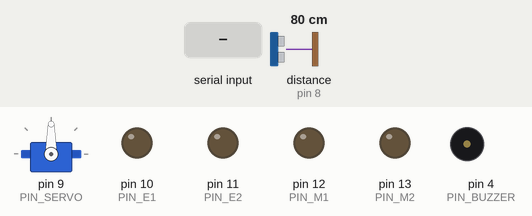
This sketch was run on a simulated Arduino Mega 2560, built with avr-gcc and run on an emulated ATmega2560. Shown: servo, output pins drawn as LEDs (lit = HIGH), buzzer (waves = sounding, pin HIGH). The inputs (shaded band) are chosen by the test bench; at power-on: distance to the obstacle (sensor on pin 8) 80 cm. The echo pulse lasts 58.3 µs per cm.

Above: at 1.4 s.
1.5 s: "F" received over the second serial link
At 2.8 s:
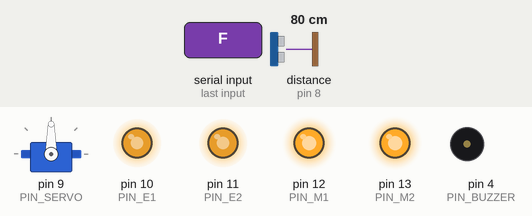
3.1 s: "B" received over the second serial link
At 3.4 s:
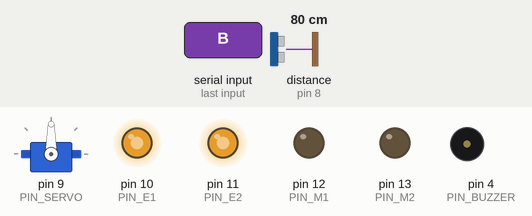
4.6 s: "H" received over the second serial link
7.6 s: "F" received over the second serial link
At 9.1 s:
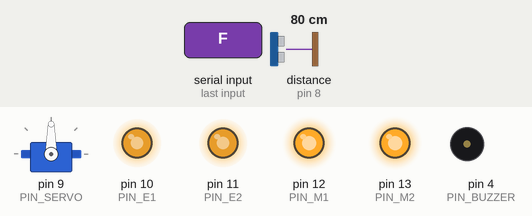
10.6 s: "H" received over the second serial link
Timing chart, 0 to 14.6 s (numbered marks = the images above; inputs shaded):
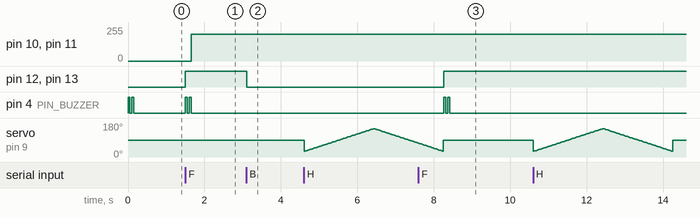

Measured:
- after the input at 1.5 s, pin 10 (PIN_E1), pin 11 (PIN_E2): 0/255 → 200/255 after 0.15 s; pin 12 (PIN_M1), pin 13 (PIN_M2): LOW → HIGH at once; pin 4 (PIN_BUZZER): alternates HIGH for 0.05 s and LOW for 0.05 s, 4 changes in all, then stays LOW, starting at once
- after the input at 3.1 s, pin 12 (PIN_M1), pin 13 (PIN_M2): HIGH → LOW at once
- after the input at 7.6 s, pin 12 (PIN_M1), pin 13 (PIN_M2): LOW → HIGH after 0.66 s; pin 4 (PIN_BUZZER): alternates HIGH for 0.05 s and LOW for 0.05 s, 4 changes in all, then stays LOW, starting after 0.67 s

The sketch:

T300_20191129.ino
```cpp
// Setup with 10 keys as defined in the root folder and used with kreier/remote and BitBlue on iOS

#include <NewPing.h>
#include <Servo.h>

#define PIN_BUZZER     4
#define PIN_TRIGGER    7
#define PIN_ECHO       8
#define PIN_SERVO      9
#define PIN_E1        10 // enable - with PWM
#define PIN_M1        12
#define PIN_E2        11
#define PIN_M2        13
#define MAX_DISTANCE 350
#define FWD            F // easier to change back for inflexible software - forward
#define BWD            B // backward
#define LEFT           L
#define RIGHT          R
#define SELECT         M
#define START          S
#define TRIANGLE       T // B on BitBlue
#define CIRCLE         C // Y
#define STOP           X // X
#define SQUARE         Q // A


int  spd = 0;
char BTinput = '0';
int  DistanceCm;
int  pos = 0;
int  mode = 1;

NewPing sonar(PIN_TRIGGER, PIN_ECHO, MAX_DISTANCE);
Servo myservo;

void distance() {
   DistanceCm = sonar.ping_cm(); // 10 pings per second
}

void buz() {
    digitalWrite(PIN_BUZZER, HIGH);
    delay(50);
    digitalWrite(PIN_BUZZER, LOW);
}

void beep(int beeps) {
  for(int i = 0; i < beeps; i++) {
    buz();
    delay(50);
  }
}

void setup() {
  pinMode(PIN_TRIGGER, OUTPUT);
  pinMode(PIN_ECHO, INPUT);
  pinMode(PIN_SERVO, OUTPUT);
  pinMode(PIN_BUZZER, OUTPUT);
  pinMode(PIN_M1, OUTPUT);
  pinMode(PIN_M2, OUTPUT);
  analogWrite(PIN_E1, spd);
  analogWrite(PIN_E2, spd);
  myservo.attach(PIN_SERVO);
  myservo.write(90);

  beep(2);
  Serial1.begin(9600);  // HC-10 on pin 0 and 1
}

void loop() {
  if (Serial1.available())
  {
    BTinput = Serial1.read();
    // MODE 1: Drive
    if(BTinput == 'F'  && mode == 1) { // up - forward
        digitalWrite(PIN_M1, HIGH);
        digitalWrite(PIN_M2, HIGH);
        Serial1.write("forward");
        if(spd == 0) spd = 200;
    }
    if(BTinput == 'B' && mode == 1) { // down - backward
        digitalWrite(PIN_M1, LOW);
        digitalWrite(PIN_M2, LOW);
        Serial1.write("backward");
        if(spd == 0) spd = 200;
    }
    if(BTinput == 'LEFT' && mode == 1) { // left turn
        digitalWrite(PIN_M1, HIGH);
        digitalWrite(PIN_M2, LOW);
        Serial1.write("left");
        if(spd == 0) spd = 128;
    }
    if(BTinput == 'RIGHT' && mode == 1) { // right turn
        digitalWrite(PIN_M1, LOW);
        digitalWrite(PIN_M2, HIGH);
        Serial1.write("right");
        if(spd == 0) spd = 128;
    }
    if(BTinput == 'H') {          // square  - A - autonomus with the servo
      for (pos = 30; pos <= 150; pos += 1) {
        myservo.write(pos);
        delay(15);
      }
      for (pos = 150; pos >= 30; pos -= 1) {
         myservo.write(pos);
         delay(15);
      }
      myservo.write(90);
    }
    if(BTinput == 'E') spd = 255; // triangle - B - FAST
    if(BTinput == 'F') {          // circle   - Y - SELECT
      // what is my mode? Beep 1 for remote 2 for autonomus and 3 for autonomus with ultrasonic beep
      digitalWrite(PIN_BUZZER, HIGH);
      delay(50);
      digitalWrite(PIN_BUZZER, LOW);
      delay(50);
      digitalWrite(PIN_BUZZER, HIGH);
      delay(50);
    }
    if(BTinput == 'STOP') spd = 0;   // cross   - X - STOP
    analogWrite(PIN_E1, spd);
    analogWrite(PIN_E2, spd);
    digitalWrite(PIN_BUZZER, HIGH);
    delay(5);
    digitalWrite(PIN_BUZZER, LOW);
  }
    distance();
}
```
